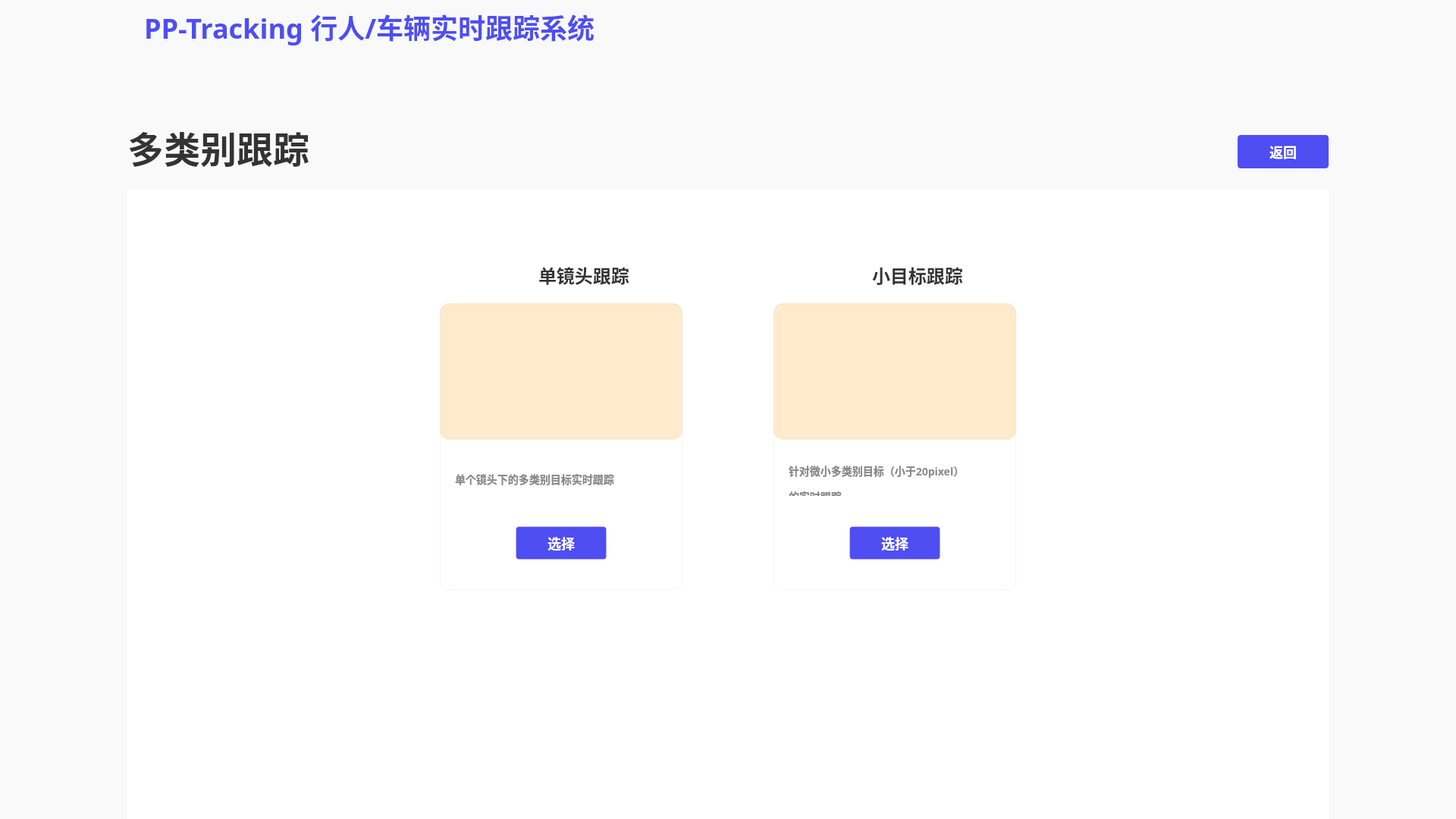
<?xml version="1.0" encoding="UTF-8"?>
<ui version="4.0">
 <class>MainWindow</class>
 <widget class="QMainWindow" name="MainWindow">
  <property name="geometry">
   <rect>
    <x>0</x>
    <y>0</y>
    <width>1920</width>
    <height>1080</height>
   </rect>
  </property>
  <property name="windowTitle">
   <string>MainWindow</string>
  </property>
  <widget class="QWidget" name="centralwidget">
   <property name="styleSheet">
    <string notr="true">QWidget{
width: 1920px;
height: 1080px;
background: #F9F9F9;
}</string>
   </property>
   <widget class="QLabel" name="label">
    <property name="geometry">
     <rect>
      <x>0</x>
      <y>0</y>
      <width>161</width>
      <height>91</height>
     </rect>
    </property>
    <property name="styleSheet">
     <string notr="true">QLabel{
width: 212px;
height: 112px;
background: linear-gradient(270deg, #5453FF 0%, #553BD2 100%);
box-shadow: 0px 0px 20px 0px rgba(109, 80, 249, 0.4);
}</string>
    </property>
    <property name="text">
     <string/>
    </property>
    <property name="pixmap">
     <pixmap resource="../firstSource.qrc">:/1/source/first/1.PNG</pixmap>
    </property>
    <property name="scaledContents">
     <bool>true</bool>
    </property>
   </widget>
   <widget class="QLabel" name="label_2">
    <property name="geometry">
     <rect>
      <x>0</x>
      <y>10</y>
      <width>131</width>
      <height>61</height>
     </rect>
    </property>
    <property name="text">
     <string/>
    </property>
    <property name="pixmap">
     <pixmap resource="../firstSource.qrc">:/1/source/first/PP.PNG</pixmap>
    </property>
    <property name="scaledContents">
     <bool>true</bool>
    </property>
   </widget>
   <widget class="QLabel" name="label_3">
    <property name="geometry">
     <rect>
      <x>0</x>
      <y>0</y>
      <width>1920</width>
      <height>71</height>
     </rect>
    </property>
    <property name="styleSheet">
     <string notr="true">QLabel{
width: 1920px;
height: 96px;
background: #F9F9F9;
box-shadow: 0px 4px 0px 0px rgba(221, 221, 221, 0.3);
}</string>
    </property>
    <property name="text">
     <string/>
    </property>
   </widget>
   <widget class="QLabel" name="label_4">
    <property name="geometry">
     <rect>
      <x>190</x>
      <y>10</y>
      <width>671</width>
      <height>51</height>
     </rect>
    </property>
    <property name="styleSheet">
     <string notr="true">QLabel{
width: 592px;
height: 52px;
font-size: 36px;
font-family: AlibabaPuHuiTi_2_75_SemiBold;
background: #F9F9F9;
color: #4E4EF2;
line-height: 52px;
font-weight: bold;
}</string>
    </property>
    <property name="text">
     <string>PP-Tracking 行人/车辆实时跟踪系统</string>
    </property>
   </widget>
   <widget class="QWidget" name="widget" native="true">
    <property name="geometry">
     <rect>
      <x>168</x>
      <y>250</y>
      <width>1584</width>
      <height>830</height>
     </rect>
    </property>
    <property name="styleSheet">
     <string notr="true">QWidget{
width: 1584px;
height: 830px;
background: #FFFFFF;
}</string>
    </property>
    <widget class="QWidget" name="widget1_2" native="true">
     <property name="geometry">
      <rect>
       <x>412</x>
       <y>150</y>
       <width>320</width>
       <height>378</height>
      </rect>
     </property>
     <property name="styleSheet">
      <string notr="true">QWidget{
width: 320px;
height: 378px;
background: #FFFFFF;
box-shadow: 0px 0px 50px 0px rgba(0, 0, 0, 0.06);
border-radius: 12px;
border: 1px solid rgba(221, 221, 221, 0.3);
}</string>
     </property>
     <widget class="QLabel" name="label_10">
      <property name="geometry">
       <rect>
        <x>0</x>
        <y>0</y>
        <width>320</width>
        <height>180</height>
       </rect>
      </property>
      <property name="styleSheet">
       <string notr="true">QLabel{
background: rgba(255, 155, 0, 51);
}</string>
      </property>
      <property name="text">
       <string/>
      </property>
     </widget>
     <widget class="QLabel" name="label_11">
      <property name="geometry">
       <rect>
        <x>20</x>
        <y>210</y>
        <width>288</width>
        <height>44</height>
       </rect>
      </property>
      <property name="styleSheet">
       <string notr="true">QLabel{
width: 280px;
height: 44px;
font-size: 14px;
font-family: AlibabaPuHuiTi_2_55_Regular;
color: #888888;
line-height: 22px;

box-shadow: 0px 0px 0px 0px rgba(0, 0, 0, 0.06);
border-radius: 0px;
border: 0px solid rgba(221, 221, 221, 0.3);
font-weight: bold;
}</string>
      </property>
      <property name="text">
       <string>&lt;html&gt;&lt;head/&gt;&lt;body&gt;&lt;p&gt;单个镜头下的多类别目标实时跟踪&lt;/p&gt;&lt;/body&gt;&lt;/html&gt;</string>
      </property>
     </widget>
     <widget class="QPushButton" name="pushButton_2">
      <property name="geometry">
       <rect>
        <x>100</x>
        <y>294</y>
        <width>120</width>
        <height>44</height>
       </rect>
      </property>
      <property name="styleSheet">
       <string notr="true">QPushButton{
font-size: 18px;
font-family: AlibabaPuHuiTi_2_65_Medium;
color: #FFFFFF;	
line-height: 26px;

width: 120px;
height: 44px;
background: #4E4EF2;
border-radius: 4px;
font-weight: bold;
}

QPushButton:hover{
width: 120px;
height: 44px;
background: rgba(78, 78, 242, 204);
border-radius: 4px;
opacity: 0.8;

font-size: 18px;
font-family: AlibabaPuHuiTi_2_65_Medium;
color: #FFFFFF;	
line-height: 26px;
font-weight: bold;
}</string>
      </property>
      <property name="text">
       <string>选择</string>
      </property>
     </widget>
    </widget>
    <widget class="QLabel" name="label_12">
     <property name="geometry">
      <rect>
       <x>542</x>
       <y>92</y>
       <width>131</width>
       <height>41</height>
      </rect>
     </property>
     <property name="styleSheet">
      <string notr="true">QLabel{
width: 95px;
height: 36px;
font-size: 24px;
font-family: AlibabaPuHuiTi_2_65_Medium;
color: #333333;
line-height: 36px;
font-weight: bold;
}</string>
     </property>
     <property name="text">
      <string>单镜头跟踪</string>
     </property>
    </widget>
    <widget class="QLabel" name="label_13">
     <property name="geometry">
      <rect>
       <x>482</x>
       <y>86</y>
       <width>48</width>
       <height>48</height>
      </rect>
     </property>
     <property name="text">
      <string/>
     </property>
     <property name="pixmap">
      <pixmap resource="../firstSource.qrc">:/1/source/first/icon／单镜头.png</pixmap>
     </property>
     <property name="scaledContents">
      <bool>true</bool>
     </property>
    </widget>
    <widget class="QWidget" name="widget1_3" native="true">
     <property name="geometry">
      <rect>
       <x>852</x>
       <y>150</y>
       <width>320</width>
       <height>378</height>
      </rect>
     </property>
     <property name="styleSheet">
      <string notr="true">QWidget{
width: 320px;
height: 378px;
background: #FFFFFF;
box-shadow: 0px 0px 50px 0px rgba(0, 0, 0, 0.06);
border-radius: 12px;
border: 1px solid rgba(221, 221, 221, 0.3);
}</string>
     </property>
     <widget class="QLabel" name="label_14">
      <property name="geometry">
       <rect>
        <x>0</x>
        <y>0</y>
        <width>320</width>
        <height>180</height>
       </rect>
      </property>
      <property name="styleSheet">
       <string notr="true">QLabel{
background: rgba(255, 155, 0, 51);
}</string>
      </property>
      <property name="text">
       <string/>
      </property>
     </widget>
     <widget class="QLabel" name="label_15">
      <property name="geometry">
       <rect>
        <x>20</x>
        <y>210</y>
        <width>288</width>
        <height>44</height>
       </rect>
      </property>
      <property name="styleSheet">
       <string notr="true">QLabel{
width: 280px;
height: 44px;
font-size: 14px;
font-family: AlibabaPuHuiTi_2_55_Regular;
color: #888888;
line-height: 22px;

box-shadow: 0px 0px 0px 0px rgba(0, 0, 0, 0.06);
border-radius: 0px;
border: 0px solid rgba(221, 221, 221, 0.3);
font-weight: bold;
}</string>
      </property>
      <property name="text">
       <string>&lt;html&gt;&lt;head/&gt;&lt;body&gt;&lt;p&gt;针对微小多类别目标（小于20pixel）&lt;/p&gt;&lt;p&gt;的实时跟踪&lt;/p&gt;&lt;/body&gt;&lt;/html&gt;</string>
      </property>
     </widget>
     <widget class="QPushButton" name="pushButton_3">
      <property name="geometry">
       <rect>
        <x>100</x>
        <y>294</y>
        <width>120</width>
        <height>44</height>
       </rect>
      </property>
      <property name="styleSheet">
       <string notr="true">QPushButton{
font-size: 18px;
font-family: AlibabaPuHuiTi_2_65_Medium;
color: #FFFFFF;	
line-height: 26px;

width: 120px;
height: 44px;
background: #4E4EF2;
border-radius: 4px;
font-weight: bold;
}

QPushButton:hover{
width: 120px;
height: 44px;
background: rgba(78, 78, 242, 204);
border-radius: 4px;
opacity: 0.8;

font-size: 18px;
font-family: AlibabaPuHuiTi_2_65_Medium;
color: #FFFFFF;	
line-height: 26px;
font-weight: bold;
}</string>
      </property>
      <property name="text">
       <string>选择</string>
      </property>
     </widget>
    </widget>
    <widget class="QLabel" name="label_16">
     <property name="geometry">
      <rect>
       <x>982</x>
       <y>92</y>
       <width>131</width>
       <height>41</height>
      </rect>
     </property>
     <property name="styleSheet">
      <string notr="true">QLabel{
width: 95px;
height: 36px;
font-size: 24px;
font-family: AlibabaPuHuiTi_2_65_Medium;
color: #333333;
line-height: 36px;
font-weight: bold;
}</string>
     </property>
     <property name="text">
      <string>小目标跟踪</string>
     </property>
    </widget>
    <widget class="QLabel" name="label_17">
     <property name="geometry">
      <rect>
       <x>922</x>
       <y>86</y>
       <width>48</width>
       <height>48</height>
      </rect>
     </property>
     <property name="text">
      <string/>
     </property>
     <property name="pixmap">
      <pixmap resource="../firstSource.qrc">:/1/source/first/small.PNG</pixmap>
     </property>
     <property name="scaledContents">
      <bool>true</bool>
     </property>
    </widget>
   </widget>
   <widget class="QLabel" name="label_5">
    <property name="geometry">
     <rect>
      <x>168</x>
      <y>168</y>
      <width>261</width>
      <height>52</height>
     </rect>
    </property>
    <property name="styleSheet">
     <string notr="true">QLabel{
width: 189px;
height: 52px;
font-size: 48px;
font-family: AlibabaPuHuiTi_2_55_Regular;
color: #333333;
line-height: 52px;
font-weight:bold;
}</string>
    </property>
    <property name="text">
     <string>多类别跟踪</string>
    </property>
   </widget>
   <widget class="QPushButton" name="pushButton_12">
    <property name="geometry">
     <rect>
      <x>1632</x>
      <y>178</y>
      <width>120</width>
      <height>44</height>
     </rect>
    </property>
    <property name="styleSheet">
     <string notr="true">QPushButton{
font-size: 18px;
font-family: AlibabaPuHuiTi_2_65_Medium;
color: #FFFFFF;	
line-height: 26px;

width: 120px;
height: 44px;
background: #4E4EF2;
border-radius: 4px;
font-weight: bold;
}

QPushButton:hover{
width: 120px;
height: 44px;
background: rgba(78, 78, 242, 204);
border-radius: 4px;
opacity: 0.8;

font-size: 18px;
font-family: AlibabaPuHuiTi_2_65_Medium;
color: #FFFFFF;	
line-height: 26px;
font-weight: bold;
}</string>
    </property>
    <property name="text">
     <string>返回</string>
    </property>
   </widget>
   <zorder>label_3</zorder>
   <zorder>label</zorder>
   <zorder>label_2</zorder>
   <zorder>label_4</zorder>
   <zorder>widget</zorder>
   <zorder>label_5</zorder>
   <zorder>pushButton_12</zorder>
  </widget>
 </widget>
 <resources>
  <include location="../firstSource.qrc"/>
  <include location="../secondSource.qrc"/>
 </resources>
 <connections/>
</ui>
